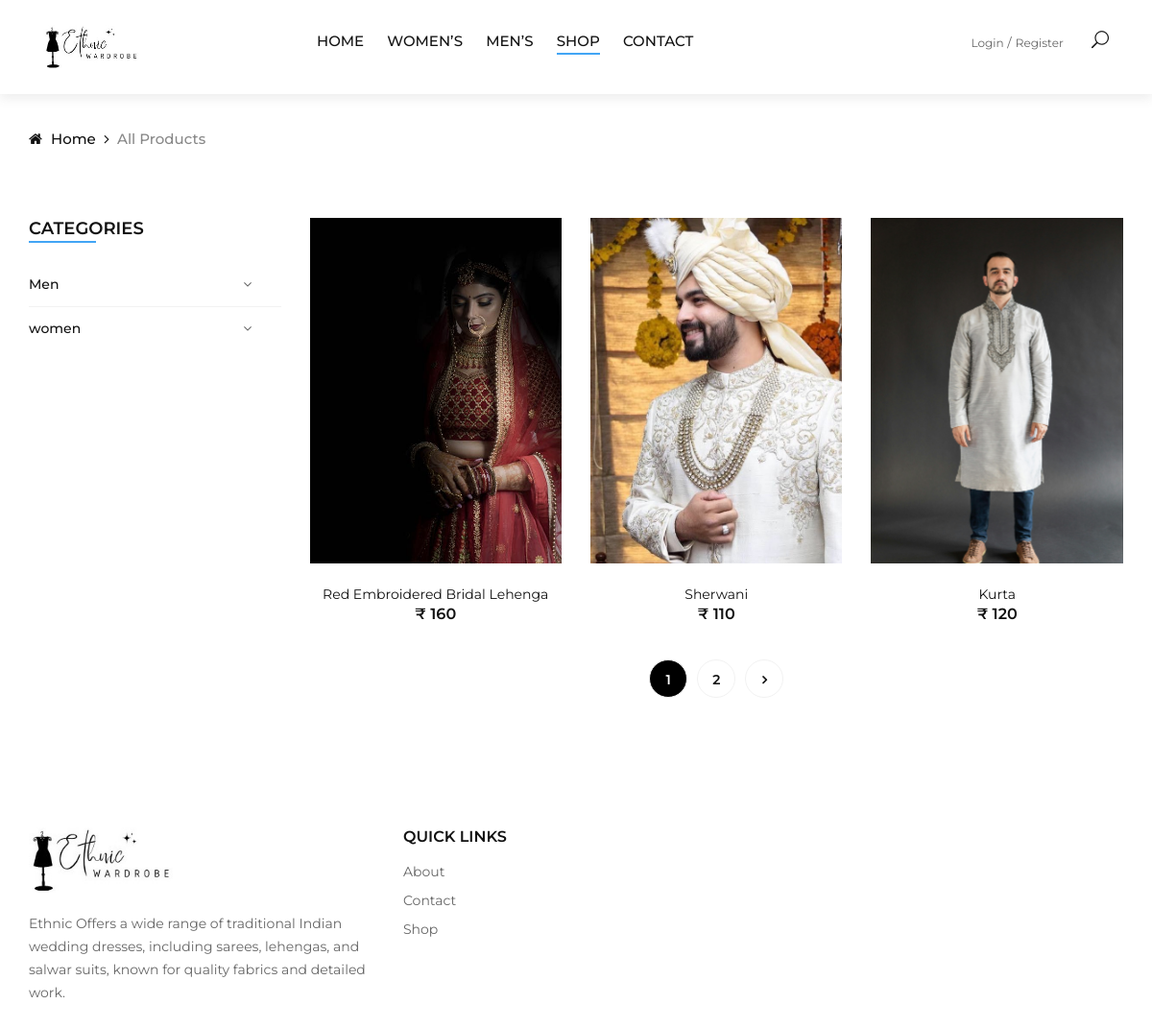
The app's page /allproducts with its own data.
### myapp/models.py (models this page shows, shortened)
class product_category(models.Model):
    Product_category_name = models.CharField(max_length=25)

class product_detail(models.Model):
    L_id = models.ForeignKey(login, on_delete=models.CASCADE, default="")
    Pro_name = models.CharField(max_length=70)
    Pro_brandname = models.CharField(max_length=50, default="Prexa Wear")
    Pro_Cat = models.ForeignKey(product_category, on_delete=models.CASCADE, default="")
    Pro_subcat = models.ForeignKey(product_subcategory, on_delete=models.CASCADE, default="")
    Pro_image = models.ImageField(upload_to="photos")
    Pro_description = models.CharField(max_length=500)
    Pro_price = models.IntegerField()
    is_visible = models.BooleanField(default=True)
    added_date = models.DateTimeField(auto_now=True, editable=False)
    def Pro_images(self):
        return mark_safe('<img src="{}" width="100"/>'.format(self.Pro_image.url))
    Pro_images.allow_tags = True

### myapp/views.py (the view)
# urls.py: path("allproducts", views.allproducts, name="allproducts"),
def allproducts(request):
    try:
        uid = request.session['log_id']
        try:
            profiledata = login.objects.get(id=uid)
        except login.DoesNotExist:
            profiledata = None
        proddata = product_detail.objects.filter(is_visible=True)
        catdata = product_category.objects.all()
        subcatdata = product_subcategory.objects.all()
        page = request.GET.get('page', 1)
        paginator = Paginator(proddata, 3)  # Set the number of items per page
        try:
            proddata = paginator.page(page)
        except PageNotAnInteger:
            proddata = paginator.page(1)
        except EmptyPage:
            proddata = paginator.page(paginator.num_pages)
        details = {
            'profiledata': profiledata,
            'proddata': proddata,
            'catdata': catdata,
            'subcatdata': subcatdata,
        }
        return render(request, 'allproducts.html', details)
    except:
        pass
    proddata = product_detail.objects.filter(is_visible=True)
    catdata = product_category.objects.all()
    subcatdata = product_subcategory.objects.all()
    page = request.GET.get('page', 1)
    paginator = Paginator(proddata, 3)  # Set the number of items per page
    try:
        proddata = paginator.page(page)
    except PageNotAnInteger:
        proddata = paginator.page(1)
    except EmptyPage:
        proddata = paginator.page(paginator.num_pages)
    details = {
        'proddata': proddata,
        'catdata': catdata,
        'subcatdata': subcatdata,
    }
    return render(request, 'allproducts.html', details)

### myapp/templates/allproducts.html (shortened to what this page needs)
{% extends 'basic.html' %}
{% load static %}
{% block body %}
    <div class="breadcrumb-option">
        <div class="container">
            <div class="row">
                <div class="col-lg-12">
                    <div class="breadcrumb__links">
                        <a href="/"><i class="fa fa-home"></i> Home</a>
                        <span>All Products</span>
                    </div>
                </div>
            </div>
        </div>
    </div>
     <section class="shop spad">
        <div class="container">
            <div class="row">
                <div class="col-lg-3 col-md-3">
                    <div class="shop__sidebar">
                        <div class="sidebar__categories">
                            <div class="section-title">
                                <h4>Categories</h4>
                            </div>
                            <div class="categories__accordion">
                                <div class="accordion" id="accordionExample">
                                    {% for cd in catdata %}
                                    <div class="card">
                                        <div class="card-heading">
                                            <a data-toggle="collapse" data-target="#collapseOne{{cd.id}}">{{cd.Product_category_name}}</a>
                                        </div>
                                    </div>
                                    {% endfor %}
                                </div>
                            </div>
                        </div>
                    </div>
                </div>
                <div class="col-lg-9 col-md-9">
                    <div class="row">
                        {% for pd in proddata %}
                        <div class="col-lg-4 col-md-6">
                            <div class="product__item">
                                <div class="product__item__pic set-bg" data-setbg="/media/{{pd.Pro_image}}">
                                    <ul class="product__hover">
                                    </ul>
                                </div>
                                <div class="product__item__text">
                                    <h6><a href="/viewprod/{{pd.id}}">{{pd.Pro_name}}</a></h6>
                                    <div class="product__price">₹ {{pd.Pro_price}}</div>
                                </div>
                            </div>
                        </div>
                        {% endfor %}
                        <div class="col-lg-12 text-center">
                            <div class="pagination__option">
                                {% for i in proddata.paginator.page_range %}
                                {% if proddata.number == i %}
                                <a href="?page={{ i }}" style="color:white; background-color:black;">{{ i }}</a>
                                {%  else %}
                                <a href="?page={{ i }}">{{ i }}</a>
                                {% endif %}
                                {% endfor %}
                                {% if proddata.has_next %}
                                <a href="?page={{ proddata.paginator.num_pages }}"><i class="fa fa-angle-right"></i></a>
                                {% endif %}
                            </div>
                        </div>
                    </div>
                </div>
            </div>
        </div>
    </section>
{% endblock %}

### myapp/templates/basic.html (shortened to what this page needs)
<!DOCTYPE html>
<html lang="zxx">
{% load static %}
<head>
    <link rel="stylesheet" href=" {% static 'css/bootstrap.min.css' %} " type="text/css">
    <link rel="stylesheet" href=" {% static 'css/font-awesome.min.css' %} " type="text/css">
    <link rel="stylesheet" href=" {% static 'css/elegant-icons.css' %} " type="text/css">
    <link rel="stylesheet" href=" {% static 'css/jquery-ui.min.css' %} " type="text/css">
    <link rel="stylesheet" href=" {% static 'css/magnific-popup.css' %} " type="text/css">
    <link rel="stylesheet" href=" {% static 'css/owl.carousel.min.css' %} " type="text/css">
    <link rel="stylesheet" href=" {% static 'css/slicknav.min.css' %} " type="text/css">
    <link rel="stylesheet" href=" {% static 'css/style.css' %} " type="text/css">
</head>
<body>
    <header class="header">
        <div class="container-fluid">
            <div class="row">
                <div class="col-xl-3 col-lg-2">
                    <div class="header__logo">
                        <a href="/"><img src=" {% static 'img/Logo.jpg' %} " width="100px" alt=""></a>
                    </div>
                </div>
                <div class="col-xl-6 col-lg-7">
                    <nav class="header__menu">
                        <ul>
                            <li {% if request.resolver_match.url_name == 'index' %} class="active" {% endif %}><a href="/">Home</a></li>
                            <li><a href="/catwiseprod/2">Women’s</a></li>
                            <li><a href="/catwiseprod/1">Men’s</a></li>
                            <li {% if request.resolver_match.url_name == 'allproducts' %} class="active" {% endif %}><a href="/allproducts">Shop</a></li>
                            <li {% if request.resolver_match.url_name == 'contactus' %} class="active" {% endif %}><a href="/contactus">Contact</a></li>
                        </ul>
                    </nav>
                </div>
                <div class="col-lg-3">
                    <div class="header__right">
                        <div class="header__right__auth">
                            {% if request.session.log_user %}
                            <a href="/logout">Logout</a>
                            <a href="/yourprofile">Profile</a>
                            {% else %}
                            <a href="/loginsignup">Login</a>
                            <a href="/register">Register</a>
                            {% endif %}
                        </div>
                        <ul class="header__right__widget">
                            <li><span class="icon_search search-switch"></span></li>
                        </ul>
                    </div>
                </div>
            </div>
        </div>
    </header>
{% block body %} {% endblock %}
<footer class="footer">
    <div class="container">
        <div class="row">
            <div class="col-lg-4 col-md-6 col-sm-7">
                <div class="footer__about">
                    <div class="footer__logo">
                        <a href="/"><img src=" {% static 'img/Logo.jpg' %} " width="150px" alt=""></a>
                    </div>
                    <p>Ethnic Offers a wide range of traditional Indian wedding dresses, including sarees, lehengas, and salwar suits, known for quality fabrics and detailed work.</p>
                </div>
            </div>
            <div class="col-lg-2 col-md-3 col-sm-5">
                <div class="footer__widget">
                    <h6>Quick links</h6>
                    <ul>
                        <li><a href="/about">About</a></li>
                        <li><a href="/contact">Contact</a></li>
                        <li><a href="/allproducts">Shop</a></li>
                    </ul>
                </div>
            </div>
        </div>
    </div>
</footer>
</body>
</html>

### records on screen
product_category: Product_category_name "Men"
product_category: Product_category_name "women"
product_detail: shows a picture, Pro_name "Red Embroidered Bridal Lehenga", Pro_price "160"
product_detail: shows a picture, Pro_name "Sherwani", Pro_price "110"
product_detail: shows a picture, Pro_name "Kurta", Pro_price "120"

### other values on screen
{{ i }} "1"
{{ i }} "2"
